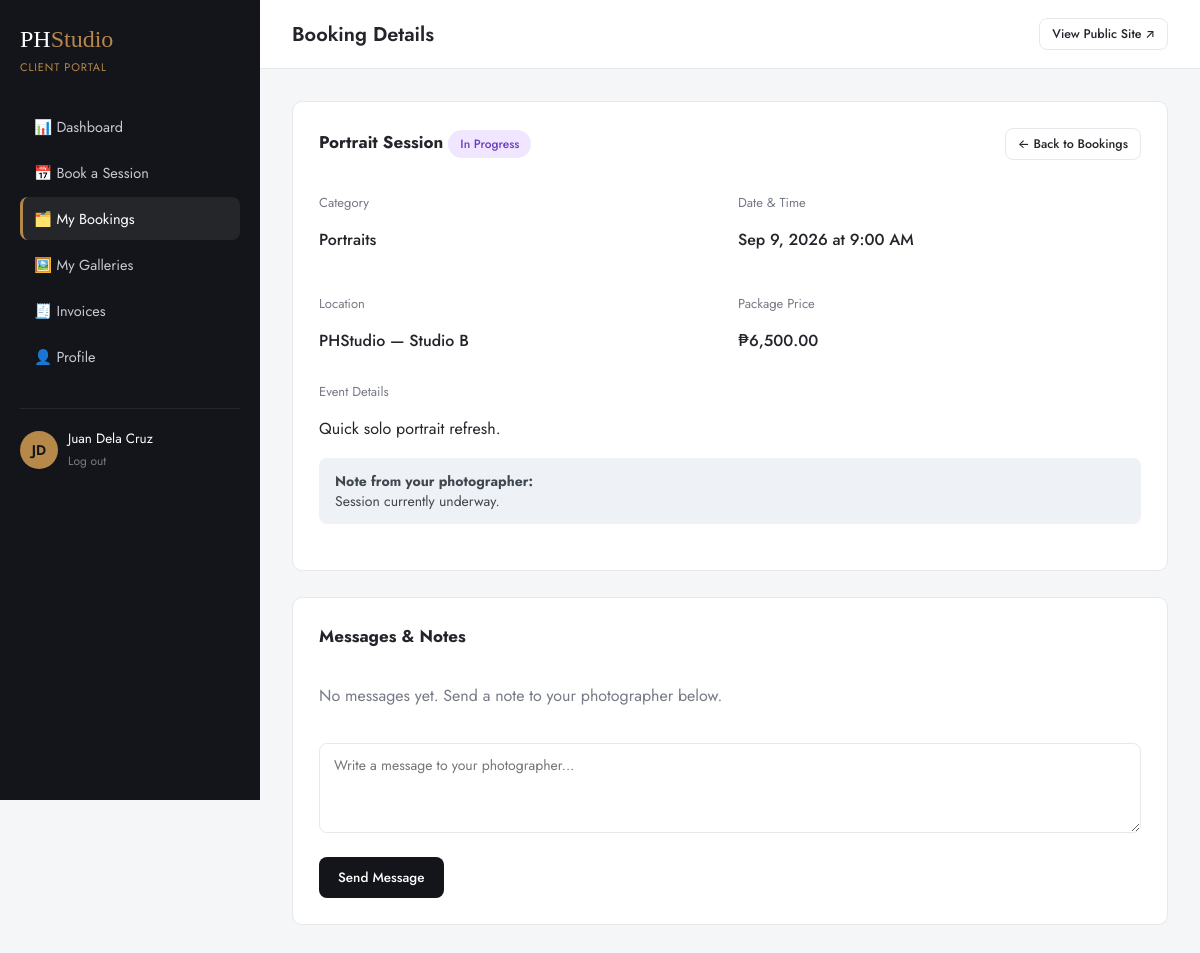
The app's page /backend/client/booking-detail.php?id=5 (signed in) with its own data.
### tables this page shows
CREATE TABLE bookings (
    id                  INT UNSIGNED AUTO_INCREMENT PRIMARY KEY,
    client_id           INT UNSIGNED NOT NULL,
    photographer_id     INT UNSIGNED DEFAULT NULL,
    package_id          INT UNSIGNED NOT NULL,
    category_id         INT UNSIGNED DEFAULT NULL,
    session_date        DATE NOT NULL,
    start_time          TIME NOT NULL,
    end_time            TIME NOT NULL,
    location            VARCHAR(255) DEFAULT NULL,
    event_details        TEXT,
    status              ENUM('pending','confirmed','in_progress','completed','cancelled') NOT NULL DEFAULT 'pending',
    admin_notes         TEXT COMMENT 'Internal / shared notes from photographer to client',
    created_at          DATETIME NOT NULL DEFAULT CURRENT_TIMESTAMP,
    updated_at          DATETIME NOT NULL DEFAULT CURRENT_TIMESTAMP ON UPDATE CURRENT_TIMESTAMP,
    FOREIGN KEY (client_id) REFERENCES users(id) ON DELETE CASCADE,
    FOREIGN KEY (photographer_id) REFERENCES users(id) ON DELETE SET NULL,
    FOREIGN KEY (package_id) REFERENCES packages(id),
    FOREIGN KEY (category_id) REFERENCES categories(id) ON DELETE SET NULL,
    UNIQUE KEY uniq_booking_slot (photographer_id, session_date, start_time),
    INDEX idx_client (client_id),
    INDEX idx_status (status),
    INDEX idx_date (session_date)
);

CREATE TABLE packages (
    id              INT UNSIGNED AUTO_INCREMENT PRIMARY KEY,
    category_id     INT UNSIGNED DEFAULT NULL,
    name            VARCHAR(120) NOT NULL,
    slug            VARCHAR(120) NOT NULL UNIQUE,
    description     TEXT,
    price           DECIMAL(10,2) NOT NULL,
    duration_hours  DECIMAL(4,1) DEFAULT NULL,
    deliverables    TEXT COMMENT 'JSON array of bullet points',
    is_popular      TINYINT(1) NOT NULL DEFAULT 0,
    is_active       TINYINT(1) NOT NULL DEFAULT 1,
    sort_order      INT UNSIGNED DEFAULT 0,
    created_at      DATETIME NOT NULL DEFAULT CURRENT_TIMESTAMP,
    FOREIGN KEY (category_id) REFERENCES categories(id) ON DELETE SET NULL
);

CREATE TABLE categories (
    id              INT UNSIGNED AUTO_INCREMENT PRIMARY KEY,
    name            VARCHAR(80) NOT NULL,
    slug            VARCHAR(80) NOT NULL UNIQUE,
    description     VARCHAR(255) DEFAULT NULL,
    cover_image     VARCHAR(255) DEFAULT NULL,
    sort_order      INT UNSIGNED DEFAULT 0
);

### backend/config/db.php (called while the page is built, shortened)
<?php
function db(): PDO
{
    static $pdo = null;
    if ($pdo instanceof PDO) {
        return $pdo;
    }
    $dsn = sprintf(
        'mysql:host=%s;port=%s;dbname=%s;charset=utf8mb4',
        DB_HOST,
        DB_PORT,
        DB_NAME
    );
    try {
        $pdo = new PDO($dsn, DB_USER, DB_PASS, [
            PDO::ATTR_ERRMODE            => PDO::ERRMODE_EXCEPTION,
            PDO::ATTR_DEFAULT_FETCH_MODE => PDO::FETCH_ASSOC,
            PDO::ATTR_EMULATE_PREPARES   => false,
        ]);
    } catch (PDOException $e) {
        if (APP_DEBUG) {
            die('Database connection failed: ' . $e->getMessage());
        }
        die('We are experiencing a temporary issue. Please try again shortly.');
    }
    return $pdo;
}

### backend/client/booking-detail.php (the view, shortened to what this page needs)
<?php
require_once __DIR__ . '/../includes/functions.php';
$user = current_user();
$bookingId = (int) ($_GET['id'] ?? 0);
$stmt = db()->prepare('SELECT b.*, pk.name AS package_name, pk.price, c.name AS category_name
                        FROM bookings b
                        JOIN packages pk ON pk.id = b.package_id
                        LEFT JOIN categories c ON c.id = b.category_id
                        WHERE b.id = ? AND b.client_id = ?');
$stmt->execute([$bookingId, $user['id']]);
$booking = $stmt->fetch();
$messages = db()->prepare('SELECT m.*, u.full_name, u.role FROM booking_messages m
                            JOIN users u ON u.id = m.sender_id
                            WHERE m.booking_id = ? ORDER BY m.created_at ASC');
$messages->execute([$bookingId]);
$messages = $messages->fetchAll();
require __DIR__ . '/../includes/dash_header.php';
?>
<div class="panel">
  <div class="panel-head">
    <h3><?= e($booking['package_name']) ?> <?= status_badge($booking['status']) ?></h3>
    <a href="<?= base_url('client/my-bookings.php') ?>" class="d-btn d-btn-outline d-btn-sm">← Back to Bookings</a>
  </div>
  <div class="d-form-row">
    <div>
      <p style="color:#767a85;font-size:13px;margin-bottom:4px;">Category</p>
      <p style="font-weight:500;"><?= e($booking['category_name'] ?? '—') ?></p>
    </div>
    <div>
      <p style="color:#767a85;font-size:13px;margin-bottom:4px;">Date &amp; Time</p>
      <p style="font-weight:500;"><?= pretty_date($booking['session_date']) ?> at <?= pretty_time($booking['start_time']) ?></p>
    </div>
  </div>
  <div class="d-form-row" style="margin-top:14px;">
    <div>
      <p style="color:#767a85;font-size:13px;margin-bottom:4px;">Location</p>
      <p style="font-weight:500;"><?= e($booking['location'] ?: '—') ?></p>
    </div>
    <div>
      <p style="color:#767a85;font-size:13px;margin-bottom:4px;">Package Price</p>
      <p style="font-weight:500;"><?= money($booking['price']) ?></p>
    </div>
  </div>
  <div style="margin-top:14px;">
    <p style="color:#767a85;font-size:13px;margin-bottom:4px;">Event Details</p>
    <p><?= nl2br(e($booking['event_details'])) ?></p>
  </div>
  <?php if ($booking['admin_notes']): ?>
    <div class="d-alert d-alert-info" style="margin-top:18px;">
      <strong>Note from your photographer:</strong><br><?= nl2br(e($booking['admin_notes'])) ?>
    </div>
  <?php endif; ?>
</div>
<div class="panel" id="messages">
  <div class="panel-head"><h3>Messages &amp; Notes</h3></div>
  <div style="max-height:340px;overflow-y:auto;margin-bottom:20px;">
    <?php if (!$messages): ?>
      <p style="color:#767a85;">No messages yet. Send a note to your photographer below.</p>
    <?php endif; ?>
  </div>
  <form method="post">
    <div class="d-form-group">
      <textarea class="d-form-control" name="message" rows="3" placeholder="Write a message to your photographer..." required></textarea>
    </div>
    <button type="submit" class="d-btn d-btn-primary">Send Message</button>
  </form>
</div>
<?php require __DIR__ . '/../includes/dash_footer.php'; ?>

### backend/includes/functions.php (shortened to what this page needs)
<?php
require_once __DIR__ . '/../config/db.php';
function e(?string $value): string
{
    return htmlspecialchars($value ?? '', ENT_QUOTES, 'UTF-8');
}
function base_url(string $path = ''): string
{
    return APP_URL . '/' . ltrim($path, '/');
}
function money(float $amount): string
{
    return '₱' . number_format($amount, 2);
}
function pretty_date(string $date, string $format = 'M j, Y'): string
{
    $ts = strtotime($date);
    return $ts ? date($format, $ts) : $date;
}
function pretty_time(string $time): string
{
    $ts = strtotime($time);
    return $ts ? date('g:i A', $ts) : $time;
}
function status_badge(string $status): string
{
    $map = [
        'pending'     => 'badge badge-pending',
        'confirmed'   => 'badge badge-confirmed',
        'in_progress' => 'badge badge-progress',
        'completed'   => 'badge badge-completed',
        'cancelled'   => 'badge badge-cancelled',
        'unpaid'      => 'badge badge-pending',
        'partial'     => 'badge badge-progress',
        'paid'        => 'badge badge-completed',
        'refunded'    => 'badge badge-cancelled',
    ];
    $class = $map[$status] ?? 'badge';
    $label = ucwords(str_replace('_', ' ', $status));
    return '<span class="' . $class . '">' . e($label) . '</span>';
}

### backend/assets/css/dashboard.css (style rules this page uses)
:root { --d-black: #14151a; --d-charcoal: #1f2128; --d-gold: #b6884a; --d-bg: #f5f6f8; --d-card: #ffffff; --d-border: #e6e8ec; --d-text: #23252b; --d-muted: #767a85; --d-radius: 10px; --d-font: 'Jost', -apple-system, BlinkMacSystemFont, sans-serif; }
* { box-sizing: border-box; }
body.dashboard { margin: 0; font-family: var(--d-font); background: var(--d-bg); color: var(--d-text); display: flex; min-height: 100vh; }
a { text-decoration: none; color: inherit; }
.panel { background: var(--d-card); border: 1px solid var(--d-border); border-radius: var(--d-radius); padding: 26px; margin-bottom: 26px; }
.panel-head { display: flex; align-items: center; justify-content: space-between; margin-bottom: 20px; flex-wrap: wrap; gap: 12px; }
.panel-head h3 { font-size: 17px; margin: 0; }
.badge { display: inline-block; padding: 5px 12px; border-radius: 999px; font-size: 12px; font-weight: 500; text-transform: capitalize; white-space: nowrap; }
.badge-progress { background: #f0e6ff; color: #6a3fc0; }
.d-btn { display: inline-flex; align-items: center; gap: 8px; justify-content:center; padding: 10px 18px; border-radius: 8px; font-size: 13.5px; font-weight: 500; cursor: pointer; border: 1px solid transparent; transition: all 0.2s ease; font-family: var(--d-font); }
.d-btn-primary { background: var(--d-black); color: #fff; }
.d-btn-outline { background: #fff; border-color: var(--d-border); color: var(--d-text); }
.d-btn-sm { padding: 6px 12px; font-size: 12.5px; }
.d-form-group { margin-bottom: 18px; }
.d-form-control { width: 100%; padding: 11px 14px; border: 1px solid var(--d-border); border-radius: 8px; font-size: 14px; font-family: var(--d-font); background: #fff; color: var(--d-text); }
.d-form-row { display: grid; grid-template-columns: 1fr 1fr; gap: 16px; }
textarea.d-form-control { resize: vertical; min-height: 90px; }
.d-alert { padding: 13px 16px; border-radius: 8px; font-size: 14px; margin-bottom: 20px; }
.d-alert-info { background: #eef1f5; color: #40474f; }

### records on screen
bookings: package.name "Portrait Session", status "In Progress", category.name "Portraits", session_date "Sep 9, 2026", start_time "9:00 AM", location "PHStudio — Studio B", package.price "₱6,500.00", event_details "Quick solo portrait refresh.", admin_notes "Session currently underway."

### other values on screen
$initials ?: 'U' "JD"
$user['full_name'] "Juan Dela Cruz"
$dashTitle "Booking Details"
